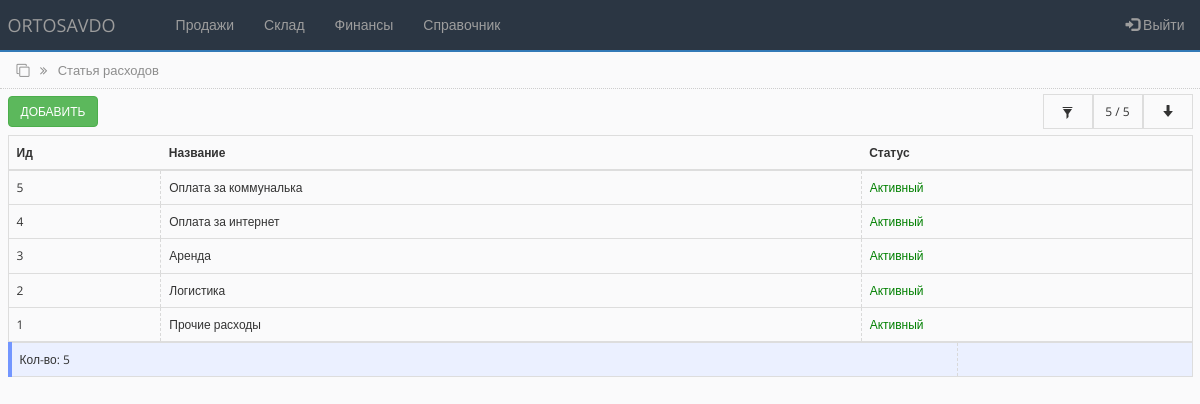
/type_cash_out.php (signed in), run on the app's committed database.
### tables this page shows
CREATE TABLE `state_out` (
  `id` int(100) NOT NULL,
  `name` varchar(250) NOT NULL,
  `sts` int(100) NOT NULL
);

### type_cash_out.php (the view, shortened to what this page needs)
<?php
include('settings.php');
include('bot_lib.php');
$limit = 15;
if (isset($_POST['id_tco'])) {
    $id_cont = $_POST['id_tco'];
    $bg_sts = '#ebf0ff';
    $display_sts = 'none';
    $display_sts_filer_on = 'true';
     $query = "SELECT * FROM state_out WHERE id = '$id_cont' ORDER BY id DESC";
     $all_debt_query = "SELECT count(id) as allcount FROM state_out WHERE id = '$id_cont' ORDER BY id DESC";
 }
 else
{
    $query = "SELECT * FROM state_out ORDER BY id desc LIMIT 0,".$limit;
    $all_debt_query = "SELECT count(id) as allcount FROM state_out";
}
 $all_debt_result = mysqli_query ($connect, $all_debt_query);
 $all_debt_fetch = mysqli_fetch_array($all_debt_result);
 $all_count = $all_debt_fetch['allcount'];
 if ($all_count < $limit) {
     $limit  = $all_count;
   }
 $rs_result = mysqli_query ($connect, $query);
?>
<!DOCTYPE html>
<html lang="en">
<head>
    <link rel="stylesheet" href="https://maxcdn.bootstrapcdn.com/bootstrap/3.4.1/css/bootstrap.min.css">
    <link rel="stylesheet" href="https://cdnjs.cloudflare.com/ajax/libs/font-awesome/4.7.0/css/font-awesome.min.css">
    <link rel="stylesheet" href="css/bootstrap-grid.min.css">
    <link rel="stylesheet" href="https://cdnjs.cloudflare.com/ajax/libs/selectize.js/0.15.2/css/selectize.default.min.css" />
    <link rel="stylesheet" href="css/style.css">
</head>
<body>
<?php include 'partSite/nav.php'; ?>
<div class="page_name">
    <div class="container-fluid">
        <i class="fa fa-clone" aria-hidden="true"></i>
        <i class="fa fa-angle-double-right right_cus"></i>
        <span class="right_cus">Статья расходов</span>
    </div>
</div>
<div class="toolbar">
        <div class="container-fluid">
            <div class="toolbar_wrapper">
                <div>
                <a href="add_type_cash_out.php"> <button type="button" class="btn btn-success">Добавить</button> </a>
                </div>
                <div class="filter-container">
                    <div style="background-color:<?php echo $bg_sts;?>" class="filter-container-item first" data-toggle="modal" data-target="#filter">
                    <span class="glyphicon glyphicon-filter"></span>
                    </div>
                    <div style="display:<?php echo $display_sts;?>" class="filter-container-item">
                        <span><span id="row_c"><?php echo $limit; ?></span> / <?php echo $all_count; ?></span>
                    </div>
                    <div style="display:<?php echo $display_sts;?>" class="filter-container-item">
                        <div class="loadmore">
                            <button class="btn btn-outline-info" type="button" id="loadBtn" value="+10"><span class="glyphicon glyphicon-arrow-down"></span></button>
                        </div>
                    </div>
                </div>
            </div>
        </div>
</div>
<div class="all_table">
    <div class="container-fluid">
        <table class="table table-hover">
        <thead>
            <tr>
            <th scope="col">Ид</th>
            <th scope="col">Название</th>
            <th scope="col">Статус</th>
            </tr>
        </thead>
        <tbody class="postList">
<?php
   $i = 0;
   while ($row = mysqli_fetch_array($rs_result)) {
       $i++;
   if ($row['sts'] == 1) {
      $sts = "Активный";
      $sts_color = "green";
   }else {
       $sts = "Не активный";
      $sts_color = "black";
   }
?>
        <tr data-toggle="collapse" data-target="#row<?php echo $i;?>" aria-expanded="true" class="accordion-toggle">
            <td><?php echo $row["id"]; ?></td>
            <td><?php echo $row["name"]; ?></td>
            <td style="color: <?php echo $sts_color; ?>"><?php echo $sts; ?></td>
        </tr>
<?php
    };
?>
        </tbody>
        </table>
        <table class="table" style="background-color:#ebf0ff; border-left: 4px solid #7396ff;">
            <tr>
                <td style="text-align:left;">Кол-во: <?php echo number_format($all_count, 0, ',', ' '); ?>
                </td>
                <td style="text-align:left;"></td>
            </tr>
        </table>
    </div>
</div>
</body>
</html>

### css/style.css (style rules this page uses)
* { box-sizing: border-box; margin: 0; padding: 0; transition: all 0.01s; }
body { background-color: #FAFAFB; font-family: "Open Sans", sans-serif; font-size: 12px; }
.page_name { width: 100%; height: 37px; padding: 9px; margin-top: -20px; border-bottom: 1px dotted #CDCDCD; color: #8d8d8d; font-size: 13px; }
.right_cus { margin-left: 7px; }
.toolbar { width: 100%; height: 46px; margin: 0; padding: 5px 0; }
.toolbar .btn { text-transform: uppercase; font-size: 12px; }
.table { border-collapse: collapse; border: 1px solid #dddddd; margin-bottom: 0px; padding-top: 10px; }
table > tbody > tr > td { vertical-align: middle; border-left: 0.00001px dashed #d9d9d9; height: 80%; }
.toolbar_wrapper { width: 100%; display: flex; justify-content: space-between; align-items: center; }
.filter-container { min-height: 35px; display: grid; grid-template-columns: auto auto auto; align-items: center; justify-content: end; background-color: #fafafb; }
.filter-container .first { cursor: pointer; }
.filter-container-item { display: flex; align-items: center; justify-content: center; min-width: 50px; height: 100%; padding: 0 3px; border: 1px solid #dddddd; }
.filter-container-item button { width: 100%; background-color: #fafafb; outline: none !important; }

### data on the page
state_out: id "5", name "Оплата за коммуналька", sts "Активный"
state_out: id "4", name "Оплата за интернет", sts "Активный"
state_out: id "3", name "Аренда", sts "Активный"
state_out: id "2", name "Логистика", sts "Активный"
state_out: id "1", name "Прочие расходы", sts "Активный"

### other printed values
$limit "5"
$all_count "5"
